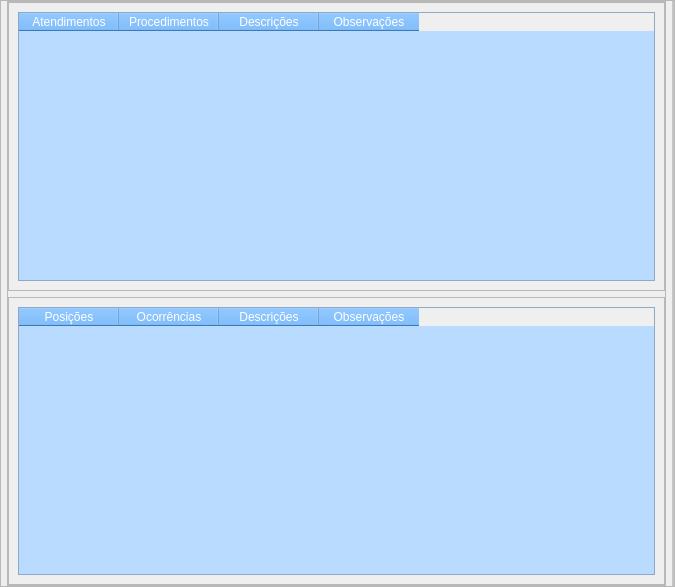
                    <widget class="QFrame" name="frame_Menu_Prontuario">
                     <property name="geometry">
                      <rect>
                       <x>200</x>
                       <y>0</y>
                       <width>675</width>
                       <height>587</height>
                      </rect>
                     </property>
                     <property name="minimumSize">
                      <size>
                       <width>100</width>
                       <height>0</height>
                      </size>
                     </property>
                     <property name="maximumSize">
                      <size>
                       <width>675</width>
                       <height>16777215</height>
                      </size>
                     </property>
                     <property name="frameShape">
                      <enum>QFrame::StyledPanel</enum>
                     </property>
                     <property name="frameShadow">
                      <enum>QFrame::Raised</enum>
                     </property>
                     <layout class="QHBoxLayout" name="horizontalLayout_43">
                      <property name="spacing">
                       <number>6</number>
                      </property>
                      <property name="leftMargin">
                       <number>0</number>
                      </property>
                      <property name="topMargin">
                       <number>0</number>
                      </property>
                      <property name="rightMargin">
                       <number>0</number>
                      </property>
                      <property name="bottomMargin">
                       <number>0</number>
                      </property>
                      <item>
                       <widget class="QFrame" name="frame_43">
                        <property name="styleSheet">
                         <string notr="true">QFrame{
background-color: rgb(193, 237, 255);
}

QComboBox{
background-color: rgb(255, 255, 255);
}

</string>
                        </property>
                        <property name="frameShape">
                         <enum>QFrame::StyledPanel</enum>
                        </property>
                        <property name="frameShadow">
                         <enum>QFrame::Raised</enum>
                        </property>
                        <widget class="QLabel" name="label_17">
                         <property name="geometry">
                          <rect>
                           <x>9</x>
                           <y>9</y>
                           <width>261</width>
                           <height>19</height>
                          </rect>
                         </property>
                         <property name="maximumSize">
                          <size>
                           <width>16777215</width>
                           <height>30</height>
                          </size>
                         </property>
                         <property name="text">
                          <string>&lt;html&gt;&lt;head/&gt;&lt;body&gt;&lt;p align=&quot;center&quot;&gt;&lt;span style=&quot; font-size:12pt;&quot;&gt;Superior&lt;/span&gt;&lt;/p&gt;&lt;/body&gt;&lt;/html&gt;</string>
                         </property>
                        </widget>
                        <widget class="QFrame" name="frame_44">
                         <property name="geometry">
                          <rect>
                           <x>9</x>
                           <y>39</y>
                           <width>261</width>
                           <height>31</height>
                          </rect>
                         </property>
                         <property name="maximumSize">
                          <size>
                           <width>16777215</width>
                           <height>40</height>
                          </size>
                         </property>
                         <property name="frameShape">
                          <enum>QFrame::StyledPanel</enum>
                         </property>
                         <property name="frameShadow">
                          <enum>QFrame::Raised</enum>
                         </property>
                         <layout class="QHBoxLayout" name="horizontalLayout_35">
                          <item>
                           <widget class="QLabel" name="label_18">
                            <property name="maximumSize">
                             <size>
                              <width>16777215</width>
                              <height>30</height>
                             </size>
                            </property>
                            <property name="text">
                             <string>&lt;html&gt;&lt;head/&gt;&lt;body&gt;&lt;p align=&quot;center&quot;&gt;Ocorrência&lt;/p&gt;&lt;/body&gt;&lt;/html&gt;</string>
                            </property>
                           </widget>
                          </item>
                          <item>
                           <widget class="QLabel" name="label_19">
                            <property name="maximumSize">
                             <size>
                              <width>50</width>
                              <height>30</height>
                             </size>
                            </property>
                            <property name="text">
                             <string>&lt;html&gt;&lt;head/&gt;&lt;body&gt;&lt;p align=&quot;center&quot;&gt;Posição&lt;/p&gt;&lt;/body&gt;&lt;/html&gt;</string>
                            </property>
                           </widget>
                          </item>
                         </layout>
                        </widget>
                        <widget class="QFrame" name="frame_46">
                         <property name="geometry">
                          <rect>
                           <x>9</x>
                           <y>79</y>
                           <width>261</width>
                           <height>34</height>
                          </rect>
                         </property>
                         <property name="maximumSize">
                          <size>
                           <width>16777215</width>
                           <height>40</height>
                          </size>
                         </property>
                         <property name="frameShape">
                          <enum>QFrame::StyledPanel</enum>
                         </property>
                         <property name="frameShadow">
                          <enum>QFrame::Raised</enum>
                         </property>
                         <layout class="QHBoxLayout" name="horizontalLayout_30">
                          <item>
                           <widget class="QComboBox" name="comboBox_55">
                            <property name="maximumSize">
                             <size>
                              <width>150</width>
                              <height>30</height>
                             </size>
                            </property>
                           </widget>
                          </item>
                          <item>
                           <widget class="QComboBox" name="comboBox_56">
                            <property name="maximumSize">
                             <size>
                              <width>50</width>
                              <height>30</height>
                             </size>
                            </property>
                           </widget>
                          </item>
                         </layout>
                        </widget>
                        <widget class="QFrame" name="frame_48">
                         <property name="geometry">
                          <rect>
                           <x>9</x>
                           <y>119</y>
                           <width>261</width>
                           <height>34</height>
                          </rect>
                         </property>
                         <property name="maximumSize">
                          <size>
                           <width>16777215</width>
                           <height>40</height>
                          </size>
                         </property>
                         <property name="frameShape">
                          <enum>QFrame::StyledPanel</enum>
                         </property>
                         <property name="frameShadow">
                          <enum>QFrame::Raised</enum>
                         </property>
                         <layout class="QHBoxLayout" name="horizontalLayout_36">
                          <item>
                           <widget class="QComboBox" name="comboBox_57">
                            <property name="maximumSize">
                             <size>
                              <width>150</width>
                              <height>30</height>
                             </size>
                            </property>
                           </widget>
                          </item>
                          <item>
                           <widget class="QComboBox" name="comboBox_58">
                            <property name="maximumSize">
                             <size>
                              <width>50</width>
                              <height>30</height>
                             </size>
                            </property>
                           </widget>
                          </item>
                         </layout>
                        </widget>
                        <widget class="QFrame" name="frame_49">
                         <property name="geometry">
                          <rect>
                           <x>9</x>
                           <y>159</y>
                           <width>261</width>
                           <height>34</height>
                          </rect>
                         </property>
                         <property name="maximumSize">
                          <size>
                           <width>16777215</width>
                           <height>40</height>
                          </size>
                         </property>
                         <property name="frameShape">
                          <enum>QFrame::StyledPanel</enum>
                         </property>
                         <property name="frameShadow">
                          <enum>QFrame::Raised</enum>
                         </property>
                         <layout class="QHBoxLayout" name="horizontalLayout_37">
                          <item>
                           <widget class="QComboBox" name="comboBox_59">
                            <property name="maximumSize">
                             <size>
                              <width>150</width>
                              <height>30</height>
                             </size>
                            </property>
                           </widget>
                          </item>
                          <item>
                           <widget class="QComboBox" name="comboBox_60">
                            <property name="maximumSize">
                             <size>
                              <width>50</width>
                              <height>30</height>
                             </size>
                            </property>
                           </widget>
                          </item>
                         </layout>
                        </widget>
                        <widget class="QFrame" name="frame_51">
                         <property name="geometry">
                          <rect>
                           <x>9</x>
                           <y>199</y>
                           <width>261</width>
                           <height>34</height>
                          </rect>
                         </property>
                         <property name="maximumSize">
                          <size>
                           <width>16777215</width>
                           <height>40</height>
                          </size>
                         </property>
                         <property name="frameShape">
                          <enum>QFrame::StyledPanel</enum>
                         </property>
                         <property name="frameShadow">
                          <enum>QFrame::Raised</enum>
                         </property>
                         <layout class="QHBoxLayout" name="horizontalLayout_38">
                          <item>
                           <widget class="QComboBox" name="comboBox_61">
                            <property name="maximumSize">
                             <size>
                              <width>150</width>
                              <height>30</height>
                             </size>
                            </property>
                           </widget>
                          </item>
                          <item>
                           <widget class="QComboBox" name="comboBox_62">
                            <property name="maximumSize">
                             <size>
                              <width>50</width>
                              <height>30</height>
                             </size>
                            </property>
                           </widget>
                          </item>
                         </layout>
                        </widget>
                        <widget class="QFrame" name="frame_52">
                         <property name="geometry">
                          <rect>
                           <x>9</x>
                           <y>239</y>
                           <width>261</width>
                           <height>34</height>
                          </rect>
                         </property>
                         <property name="maximumSize">
                          <size>
                           <width>16777215</width>
                           <height>40</height>
                          </size>
                         </property>
                         <property name="frameShape">
                          <enum>QFrame::StyledPanel</enum>
                         </property>
                         <property name="frameShadow">
                          <enum>QFrame::Raised</enum>
                         </property>
                         <layout class="QHBoxLayout" name="horizontalLayout_39">
                          <item>
                           <widget class="QComboBox" name="comboBox_63">
                            <property name="maximumSize">
                             <size>
                              <width>150</width>
                              <height>30</height>
                             </size>
                            </property>
                           </widget>
                          </item>
                          <item>
                           <widget class="QComboBox" name="comboBox_64">
                            <property name="maximumSize">
                             <size>
                              <width>50</width>
                              <height>30</height>
                             </size>
                            </property>
                           </widget>
                          </item>
                         </layout>
                        </widget>
                        <widget class="QFrame" name="frame_53">
                         <property name="geometry">
                          <rect>
                           <x>9</x>
                           <y>279</y>
                           <width>261</width>
                           <height>34</height>
                          </rect>
                         </property>
                         <property name="maximumSize">
                          <size>
                           <width>16777215</width>
                           <height>40</height>
                          </size>
                         </property>
                         <property name="frameShape">
                          <enum>QFrame::StyledPanel</enum>
                         </property>
                         <property name="frameShadow">
                          <enum>QFrame::Raised</enum>
                         </property>
                         <layout class="QHBoxLayout" name="horizontalLayout_40">
                          <item>
                           <widget class="QComboBox" name="comboBox_65">
                            <property name="maximumSize">
                             <size>
                              <width>150</width>
                              <height>30</height>
                             </size>
                            </property>
                           </widget>
                          </item>
                          <item>
                           <widget class="QComboBox" name="comboBox_66">
                            <property name="maximumSize">
                             <size>
                              <width>50</width>
                              <height>30</height>
                             </size>
                            </property>
                           </widget>
                          </item>
                         </layout>
                        </widget>
                        <widget class="QFrame" name="frame_54">
                         <property name="geometry">
                          <rect>
                           <x>9</x>
                           <y>319</y>
                           <width>261</width>
                           <height>34</height>
                          </rect>
                         </property>
                         <property name="maximumSize">
                          <size>
                           <width>16777215</width>
                           <height>40</height>
                          </size>
                         </property>
                         <property name="frameShape">
                          <enum>QFrame::StyledPanel</enum>
                         </property>
                         <property name="frameShadow">
                          <enum>QFrame::Raised</enum>
                         </property>
                         <layout class="QHBoxLayout" name="horizontalLayout_41">
                          <item>
                           <widget class="QComboBox" name="comboBox_67">
                            <property name="maximumSize">
                             <size>
                              <width>150</width>
                              <height>30</height>
                             </size>
                            </property>
                           </widget>
                          </item>
                          <item>
                           <widget class="QComboBox" name="comboBox_68">
                            <property name="maximumSize">
                             <size>
                              <width>50</width>
                              <height>30</height>
                             </size>
                            </property>
                           </widget>
                          </item>
                         </layout>
                        </widget>
                        <widget class="QFrame" name="frame_56">
                         <property name="geometry">
                          <rect>
                           <x>9</x>
                           <y>359</y>
                           <width>261</width>
                           <height>34</height>
                          </rect>
                         </property>
                         <property name="maximumSize">
                          <size>
                           <width>16777215</width>
                           <height>40</height>
                          </size>
                         </property>
                         <property name="frameShape">
                          <enum>QFrame::StyledPanel</enum>
                         </property>
                         <property name="frameShadow">
                          <enum>QFrame::Raised</enum>
                         </property>
                         <layout class="QHBoxLayout" name="horizontalLayout_42">
                          <item>
                           <widget class="QComboBox" name="comboBox_69">
                            <property name="maximumSize">
                             <size>
                              <width>150</width>
                              <height>30</height>
                             </size>
                            </property>
                           </widget>
                          </item>
                          <item>
                           <widget class="QComboBox" name="comboBox_70">
                            <property name="maximumSize">
                             <size>
                              <width>50</width>
                              <height>30</height>
                             </size>
                            </property>
                           </widget>
                          </item>
                         </layout>
                        </widget>
                        <widget class="QLabel" name="label_20">
                         <property name="geometry">
                          <rect>
                           <x>200</x>
                           <y>410</y>
                           <width>71</width>
                           <height>16</height>
                          </rect>
                         </property>
                         <property name="maximumSize">
                          <size>
                           <width>16777215</width>
                           <height>30</height>
                          </size>
                         </property>
                         <property name="text">
                          <string>Observação:</string>
                         </property>
                        </widget>
                        <widget class="QTextEdit" name="textEdit_3">
                         <property name="geometry">
                          <rect>
                           <x>9</x>
                           <y>429</y>
                           <width>314</width>
                           <height>140</height>
                          </rect>
                         </property>
                         <property name="maximumSize">
                          <size>
                           <width>16777215</width>
                           <height>140</height>
                          </size>
                         </property>
                         <property name="styleSheet">
                          <string notr="true">QTextEdit{
background-color: rgb(255, 255, 255);
}</string>
                         </property>
                        </widget>
                       </widget>
                      </item>
                      <item>
                       <widget class="QFrame" name="frame_50">
                        <property name="sizePolicy">
                         <sizepolicy hsizetype="MinimumExpanding" vsizetype="Preferred">
                          <horstretch>0</horstretch>
                          <verstretch>0</verstretch>
                         </sizepolicy>
                        </property>
                        <property name="frameShape">
                         <enum>QFrame::StyledPanel</enum>
                        </property>
                        <property name="frameShadow">
                         <enum>QFrame::Raised</enum>
                        </property>
                        <layout class="QVBoxLayout" name="verticalLayout_12">
                         <property name="leftMargin">
                          <number>0</number>
                         </property>
                         <property name="topMargin">
                          <number>0</number>
                         </property>
                         <property name="rightMargin">
                          <number>0</number>
                         </property>
                         <property name="bottomMargin">
                          <number>0</number>
                         </property>
                         <item>
                          <widget class="QFrame" name="frame_41">
                           <property name="frameShape">
                            <enum>QFrame::StyledPanel</enum>
                           </property>
                           <property name="frameShadow">
                            <enum>QFrame::Raised</enum>
                           </property>
                           <layout class="QVBoxLayout" name="verticalLayout_51">
                            <item>
                             <widget class="QTableWidget" name="tableWidget_5">
                              <property name="minimumSize">
                               <size>
                                <width>100</width>
                                <height>200</height>
                               </size>
                              </property>
                              <property name="styleSheet">
                               <string notr="true">QHeaderView::Section{
	background-color: rgb(0, 59, 179);
background-color: rgb(85, 170, 255);
font: 8pt &quot;Lucida Calligraphy&quot;;
color: rgb(255, 255, 255);

}

QTableWidget{
background-color: rgb(185, 219, 255);
color: rgb(0, 85, 255);

}</string>
                              </property>
                              <column>
                               <property name="text">
                                <string>Atendimentos</string>
                               </property>
                              </column>
                              <column>
                               <property name="text">
                                <string>Procedimentos</string>
                               </property>
                              </column>
                              <column>
                               <property name="text">
                                <string>Descrições</string>
                               </property>
                              </column>
                              <column>
                               <property name="text">
                                <string>Observações</string>
                               </property>
                              </column>
                             </widget>
                            </item>
                           </layout>
                          </widget>
                         </item>
                         <item>
                          <widget class="QFrame" name="frame_40">
                           <property name="frameShape">
                            <enum>QFrame::StyledPanel</enum>
                           </property>
                           <property name="frameShadow">
                            <enum>QFrame::Raised</enum>
                           </property>
                           <layout class="QVBoxLayout" name="verticalLayout_50">
                            <item>
                             <widget class="QTableWidget" name="tableWidget_4">
                              <property name="minimumSize">
                               <size>
                                <width>100</width>
                                <height>50</height>
                               </size>
                              </property>
                              <property name="styleSheet">
                               <string notr="true">QHeaderView::Section{
background-color: rgb(85, 170, 255);
font: 8pt &quot;Lucida Calligraphy&quot;;
color: rgb(255, 255, 255);

}

QTableWidget{
background-color: rgb(185, 219, 255);
color: rgb(0, 85, 255);

}</string>
                              </property>
                              <column>
                               <property name="text">
                                <string>Posições</string>
                               </property>
                              </column>
                              <column>
                               <property name="text">
                                <string>Ocorrências</string>
                               </property>
                              </column>
                              <column>
                               <property name="text">
                                <string>Descrições</string>
                               </property>
                              </column>
                              <column>
                               <property name="text">
                                <string>Observações</string>
                               </property>
                              </column>
                             </widget>
                            </item>
                           </layout>
                          </widget>
                         </item>
                        </layout>
                       </widget>
                      </item>
                      <item>
                       <widget class="QFrame" name="frame_38">
                        <property name="sizePolicy">
                         <sizepolicy hsizetype="Minimum" vsizetype="Preferred">
                          <horstretch>0</horstretch>
                          <verstretch>0</verstretch>
                         </sizepolicy>
                        </property>
                        <property name="styleSheet">
                         <string notr="true">background-color: rgb(255, 255, 255);</string>
                        </property>
                        <property name="frameShape">
                         <enum>QFrame::StyledPanel</enum>
                        </property>
                        <property name="frameShadow">
                         <enum>QFrame::Raised</enum>
                        </property>
                        <layout class="QGridLayout" name="gridLayout_2">
                         <property name="leftMargin">
                          <number>0</number>
                         </property>
                         <property name="topMargin">
                          <number>0</number>
                         </property>
                         <property name="rightMargin">
                          <number>0</number>
                         </property>
                         <property name="bottomMargin">
                          <number>0</number>
                         </property>
                        </layout>
                       </widget>
                      </item>
                     </layout>
                    </widget>
